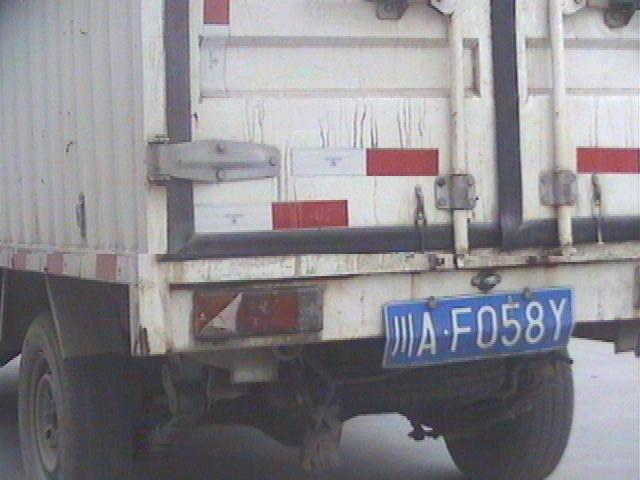
#> input picture dataset/0.jpg, 640 x 480 px
$ python -i detect.py   (imports and definitions only)
#> lines starting #> are read from the running program, lines starting #| are printed output that depends on the picture
import cv2
import numpy as np

watch_cascade = cv2.CascadeClassifier('./model/cascade.xml')


def computeSafeRegion(shape, bounding_rect):
    top = bounding_rect[1]  # y
    bottom = bounding_rect[1] + bounding_rect[3]  # y +  h
    left = bounding_rect[0]  # x
    right = bounding_rect[0] + bounding_rect[2]  # x +  w

    min_top = 0
    max_bottom = shape[0]
    min_left = 0
    max_right = shape[1]

    # print "computeSateRegion input shape",shape
    if top < min_top:
        top = min_top
        # print "tap top 0"
    if left < min_left:
        left = min_left
        # print "tap left 0"

    if bottom > max_bottom:
        bottom = max_bottom
        # print "tap max_bottom max"
    if right > max_right:
        right = max_right
        # print "tap max_right max"

    # print "corr",left,top,right,bottom
    return [left, top, right - left, bottom - top]


def cropped_from_image(image, rect):
    x, y, w, h = computeSafeRegion(image.shape, rect)
    return image[y:y + h, x:x + w]


def detectPlateRough(image_gray, resize_h=720, en_scale=1.08, top_bottom_padding_rate=0.05):
    print("image_gray.shape", image_gray.shape)

    if top_bottom_padding_rate > 0.2:
        print("error:top_bottom_padding_rate > 0.2:", top_bottom_padding_rate)
        exit(1)

    height = image_gray.shape[0]
    padding = int(height * top_bottom_padding_rate)
    scale = image_gray.shape[1] / float(image_gray.shape[0])

    image = cv2.resize(image_gray, (int(scale * resize_h), resize_h))

    image_color_cropped = image[padding:resize_h - padding, 0:image_gray.shape[1]]

    image_gray = cv2.cvtColor(image_color_cropped, cv2.COLOR_RGB2GRAY)

    watches = watch_cascade.detectMultiScale(image_gray, en_scale, 2, minSize=(36, 9), maxSize=(36 * 40, 9 * 40))
    # 测试代码s
    print("目标个数：", len(watches))
    # 测试代码e

    cropped_images = []
    for (x, y, w, h) in watches:
        cropped_origin = cropped_from_image(image_color_cropped, (int(x), int(y), int(w), int(h)))
        x -= w * 0.14
        w += w * 0.28
        y -= h * 0.6
        h += h * 1.1;
        cropped = cropped_from_image(image_color_cropped, (int(x), int(y), int(w), int(h)))
        cropped_images.append([cropped, [x, y + padding, w, h], cropped_origin])
    return cropped_images

>>> import cv2
>>> picture = cv2.imread('../dataset/0.jpg', cv2.IMREAD_GRAYSCALE)
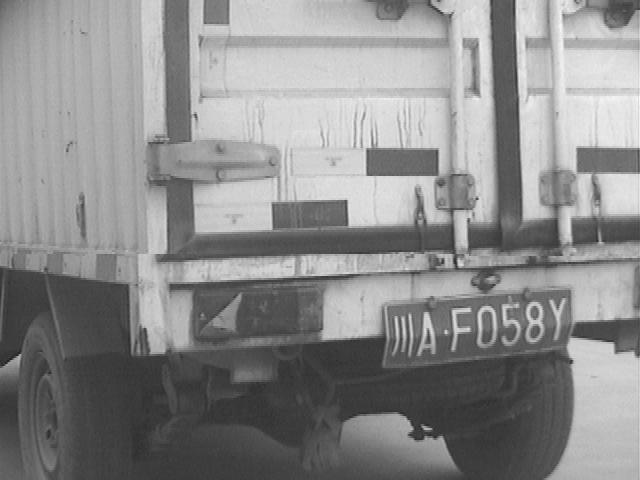
#> picture: shape (480, 640); min 28, max 250, mean 139
>>> result = detectPlateRough(picture)
#| image_gray.shape (480, 640)
#> in detectPlateRough, `image_color_cropped = image[padding:resize_h - padding, 0:image_gray.s..`:
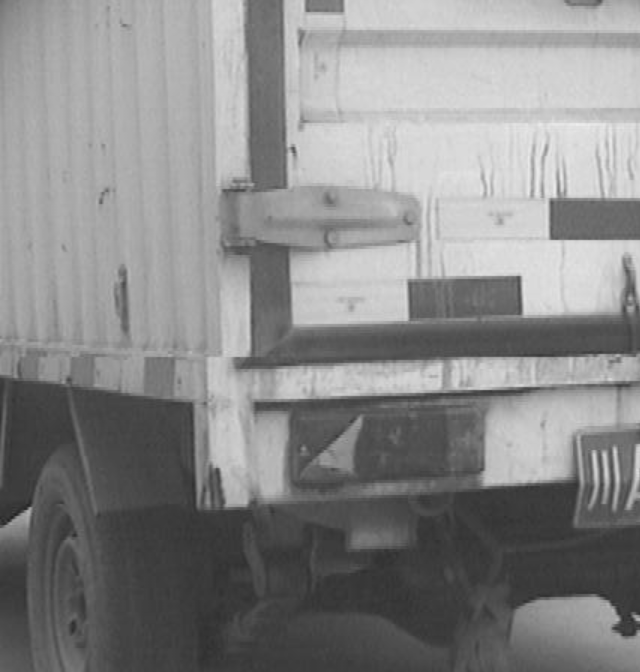
#> image_color_cropped: shape (672, 640); min 33, max 238, mean 136.1
#> (the run stopped early here; a loop or call above may not have finished)

$ run again, on dataset/1.jpg
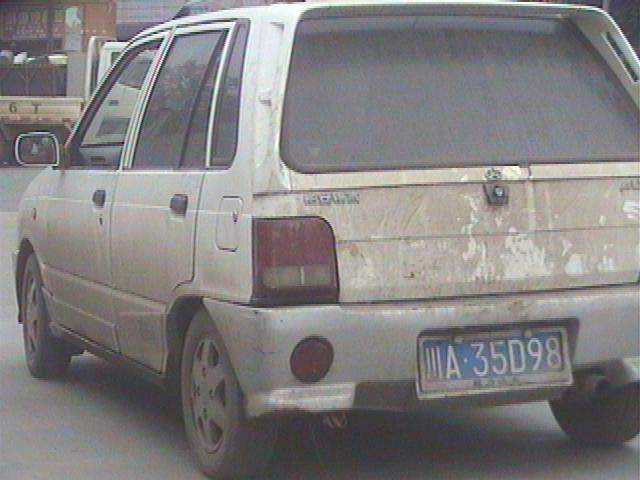
#> input picture dataset/1.jpg, 640 x 480 px
#| image_gray.shape (480, 640)
#> in detectPlateRough, `image_color_cropped = image[padding:resize_h - padding, 0:image_gray.s..`:
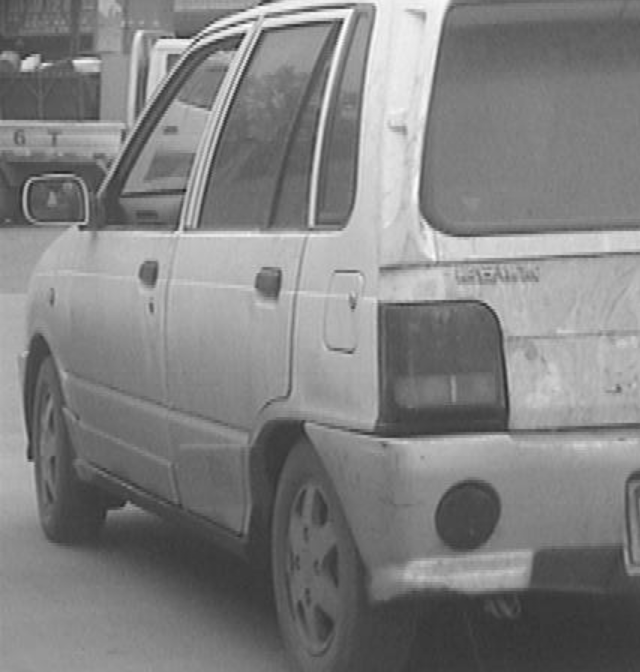
#> image_color_cropped: shape (672, 640); min 33, max 254, mean 128.5
